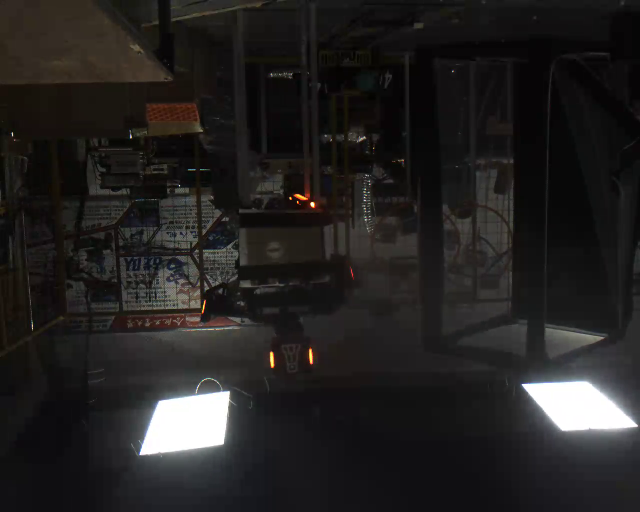
#> input picture input/img.png, 1280 x 1024 px (shown at 1/2 size); its folder holds only this picture in this run
$ python -i Find_Aim.py   (imports and definitions only)
#> lines starting #> are read from the running program, lines starting #| are printed output that depends on the picture; after the words box and inside, x2 and y2 are one past the last pixel; in counts of white or black regions, pixels touching at a corner belong together
import cv2 as cv
import os
import sys
# from ultralytics import YOLO
import numpy as np
import argparse
def Creat_mask_by_inRange(hsv,color):
    if color=="orange":
        lower = np.array([10, 76, 204])
        upper = np.array([40, 255, 255])
    elif color=="blue":
        lower = np.array([100, 100, 178])
        upper = np.array([130, 255, 255])
    elif color=="red":
        lower = np.array([160, 150, 150])
        upper = np.array([180, 255, 255])
        mask1=cv.inRange(hsv, lower, upper)
        lower = np.array([0, 150, 108])
        upper = np.array([10, 255, 255])
        mask2=cv.inRange(hsv, lower, upper)
        return cv.bitwise_or(mask1, mask2)
    mask=cv.inRange(hsv, lower, upper)
    return mask
def Blur_img(img,way="Gaussian",kernel_size=3):
    ksize = (kernel_size, kernel_size)
    if way=="Gaussian":
        return cv.GaussianBlur(img, ksize, 0)
    elif way=="Median":
        return cv.medianBlur(img, kernel_size)
    elif way=="Bilateral":
        return cv.bilateralFilter(img, kernel_size, 75, 75)
    elif way=="blur":
        return cv.blur(img, ksize)
    elif way=="None":
        return img
def Close_img(img,kernel_size=3):
    kernel=np.ones((kernel_size,kernel_size),np.uint8)
    return cv.morphologyEx(
    img,
    cv.MORPH_CLOSE,
    kernel
    )
def Open_img(img,kernel_size=3):
    kernel=np.ones((kernel_size,kernel_size),np.uint8)
    return cv.morphologyEx(
    img,
    cv.MORPH_OPEN,
    kernel
    )
def Get_mask(img):
    Blurred_img=Blur_img(img,way="Gaussian")
    hsv = cv.cvtColor(Blurred_img, cv.COLOR_BGR2HSV)
    mask=cv.bitwise_or(Creat_mask_by_inRange(hsv,"red"),Creat_mask_by_inRange(hsv,"orange"))
    mask_closed=Close_img(mask,5)
    # mask_open=Open_img(mask_closed,1)
    return mask_closed
def check_light(rect):
    # print(rect)
    # sys.exit()
    width=min(rect[1][1],rect[1][0])
    height=max(rect[1][1],rect[1][0])
    area=width*height
    # print(width,height)
    if area<20:
        return 0
    if float(height)/float(width)<2:
        return 0
    return 1
def find_light(mask):
    contours, hierarchy = cv.findContours(
    mask,
    cv.RETR_EXTERNAL,
    cv.CHAIN_APPROX_SIMPLE
    )
    lights=[]
    for contour in contours:
        rect = cv.minAreaRect(contour)
        if not check_light(rect):
            continue
        lights.append(rect)
    return lights
def get_angle(rect):
    (cx, cy), (w, h), angle = rect
    if w < h:
        angle += 90
    return angle % 180
def check_match(light1,light2):
    width1=min(light1[1][1],light1[1][0])
    height1=max(light1[1][1],light1[1][0])
    x1=light1[0][0]
    y1=light1[0][1]
    angle1=get_angle(light1)
    width2=min(light2[1][1],light2[1][0])
    height2=max(light2[1][1],light2[1][0])
    x2=light2[0][0]
    y2=light2[0][1]
    angle2=get_angle(light2)
    if abs(angle1-angle2)>20:
        return 0
    if float(abs(height1-height2))/float(height1)>0.3:
        return 0
    if float(abs(y1-y2))>0.5*height1:
        return 0
    if float(abs(x1-x2))>5*height1:
        return 0
    if float(abs(x1-x2))/float(height1)<1.0 or float(abs(x1-x2))/float(height1)>5.0:
        return 0
    return 1
def sort_points(points):
    order_x = np.argsort(points[:, 0])
    order_y = np.argsort(points[:, 1])
    top=order_y[:2]
    bottom=order_y[2:]
    if points[top[0]][0]<points[top[1]][0]:
        left_top=top[0]
        right_top=top[1]
    else:
        left_top=top[1]
        right_top=top[0]
    if points[bottom[0]][0]<points[bottom[1]][0]:
        left_bottom=bottom[0]
        right_bottom=bottom[1]
    else:
        left_bottom=bottom[1]
        right_bottom=bottom[0]
    return np.array([
        points[left_top],
        points[left_bottom],
        points[right_top],
        points[right_bottom]
    ])
def Get_aim(light1,light2):
    points1 = sort_points(np.int32(cv.boxPoints(light1)))
    points2 = sort_points(np.int32(cv.boxPoints(light2)))
    if light1[0][0]<light2[0][0]:
        aim_points=np.array([points1[0],points2[2],points2[3],points1[1]],np.int32)
    else:
        aim_points=np.array([points2[0],points1[2],points1[3],points2[1]],np.int32)
    return aim_points
def Match_light(lights):
    array_aim_points=[]
    for i in range(len(lights)):
        for j in range(i+1,len(lights)):
            if check_match(lights[i],lights[j]):
                array_aim_points.append(Get_aim(lights[i],lights[j]))
    return array_aim_points
def Dispose_image_inRange(img):
    mask=Get_mask(img)
    lights=find_light(mask)
    array_aim_points= Match_light(lights)
    return array_aim_points
# [32 lines of commented-out code are left out]

>>> import cv2
>>> picture = cv2.imread('../input/img.png')
#> picture is the input picture: shape (1024, 1280, 3); mean B, G, R 32.7, 33.5, 35.4
>>> result = Dispose_image_inRange(picture)
#> in Get_mask, `hsv = cv.cvtColor(Blurred_img, cv.COLOR_BGR2HSV)`: hsv: shape (1024, 1280, 3); mean H, S, V 66.6, 41.4, 36.4
#> in Creat_mask_by_inRange, `mask1=cv.inRange(hsv, lower, upper)`:
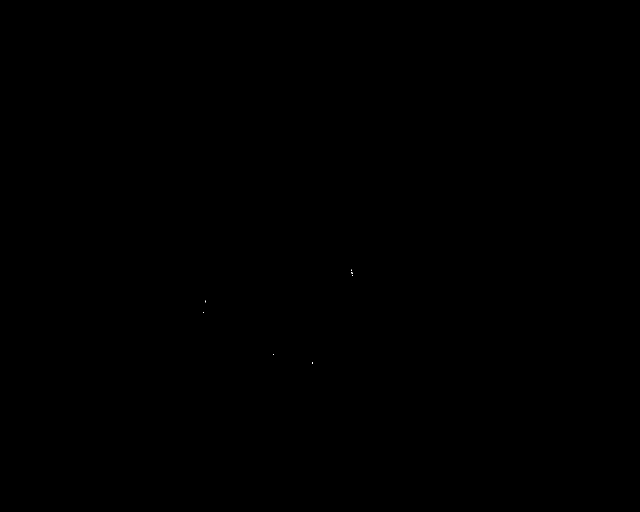
#> mask1: shape (1024, 1280) (shown at 1/2 size); 0% white in thin lines or dots, all inside (x1, y1, x2, y2) = (406, 539, 706, 728)
#> in Creat_mask_by_inRange, `mask2=cv.inRange(hsv, lower, upper)`: mask2: shape (1024, 1280); 0.04% white; 19 white regions (14 under 20 px), largest, box (x1, y1, x2, y2) and area: (587, 382, 620, 401) 193, (618, 695, 627, 729) 91, (541, 705, 550, 736) 52, (619, 408, 633, 417) 39, (404, 612, 410, 628) 23
#> in Creat_mask_by_inRange, `return cv.bitwise_or(mask1, mask2)`: returned value: shape (1024, 1280); 0.04% white; 17 white regions (11 under 20 px), largest, box (x1, y1, x2, y2) and area: (587, 382, 620, 401) 193, (618, 695, 627, 729) 97, (541, 705, 550, 736) 54, (619, 408, 633, 417) 39, (702, 538, 707, 552) 31, (404, 612, 410, 628) 25
#> in Creat_mask_by_inRange (call 2), `mask=cv.inRange(hsv, lower, upper)`: mask: shape (1024, 1280); 0.04% white; 8 white regions (3 under 20 px), largest, box (x1, y1, x2, y2) and area: (540, 704, 548, 735) 180, (619, 698, 624, 726) 126, (590, 389, 614, 400) 125, (405, 602, 410, 625) 40, (622, 405, 630, 415) 32
#> in Get_mask, `mask=cv.bitwise_or(Creat_mask_by_inRange(hsv,"red"),Creat_mask_by_inRa..`:
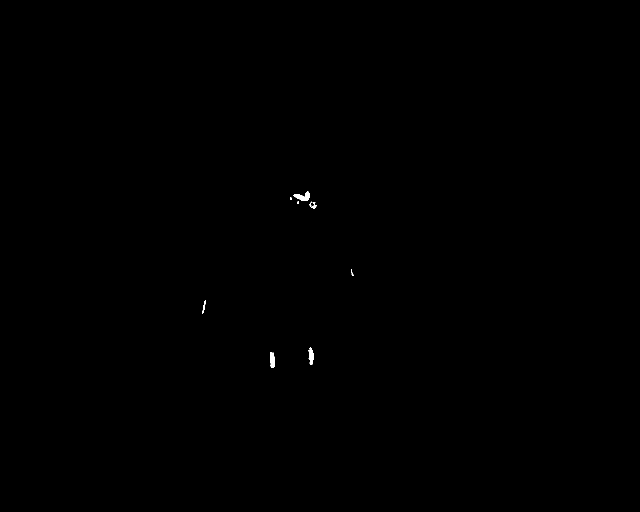
#> mask: shape (1024, 1280) (shown at 1/2 size); 0.08% white; 11 white regions (5 under 20 px), largest, box (x1, y1, x2, y2) and area: (587, 382, 620, 401) 321, (540, 704, 550, 736) 231, (618, 695, 627, 729) 223, (619, 403, 633, 417) 84, (404, 600, 412, 628) 76, (702, 538, 707, 552) 31
#> in Close_img, `return cv.morphologyEx( img, cv.MORPH_CLOSE, kernel )`: returned value: shape (1024, 1280); 0.09% white; 7 white regions (1 under 20 px)
#> in find_light, `contours, hierarchy = cv.findContours( mask, cv.RETR_EXTERNAL, cv.CHAI..`: contours = 7 contours, 2 with area under 20; largest, box (x1, y1, x2, y2) and area: (587, 382, 620, 408) 318, (540, 704, 550, 736) 212, (617, 695, 627, 729) 198, (619, 403, 633, 417) 111, (404, 600, 412, 628) 50
#> the loop in find_light, `for contour in contours:` made 7 passes
#> (rect, width in check_light, height in check_light, area in check_light) on passes 1, 2, 3, 4, 5, 7: (((544.5, 719.5), (31, 9), -90), 9, 31, 279), (((621.5, 711.5), (33, 9), -90), 9, 33, 297), (((407.7, 613.6), (27.6, 3.57), -81.25), 3.57, 27.6, 98.62), (((703.5, 544.8), (2.63, 13.33), -15.26), 2.63, 13.33, 35.08), (((625.5, 409.7), (12.3, 13.44), -81.87), 12.3, 13.44, 165.3), (((604.2, 393.1), (31.27, 20.61), -21.25), 20.61, 31.27, 644.5)
#> after the loop in find_light, `for contour in contours:`: lights = [((544.5, 719.5), (31, 9), -90), ((621.5, 711.5), (33, 9), -90), ((407.7, 613.6), (27.6, 3.57), -81.25), ((703.5, 544.8), (2.63, 13.33), -15.26)]
#> the loop in Match_light, `for i in range(len(lights)):` made 4 passes
#> after the loop in Match_light, `for i in range(len(lights)):`: array_aim_points = [[[540, 704], [626, 695], [626, 728], [540, 735]]]
#> result = [[[540, 704], [626, 695], [626, 728], [540, 735]]]
